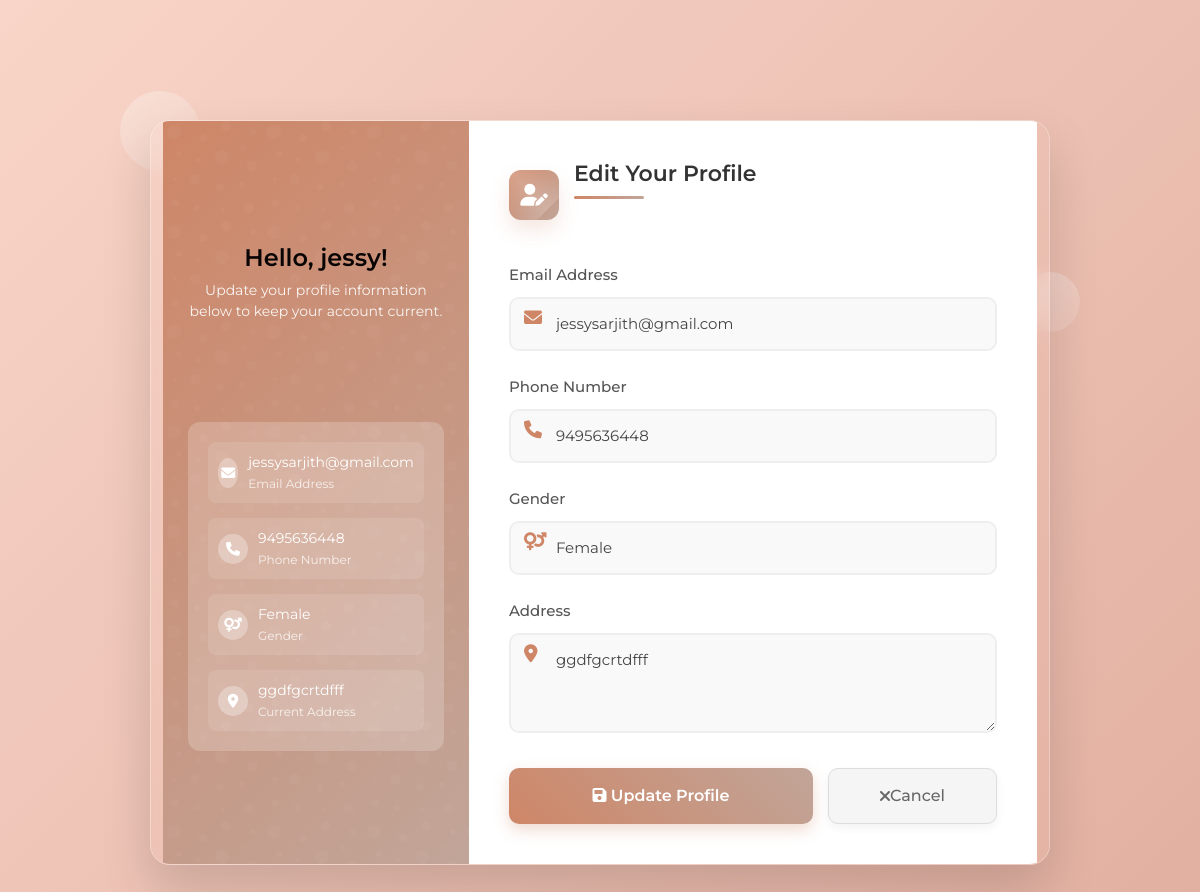
Page /update/ (signed in) on the committed database.
### app/models.py (models this page shows)
class User_details(models.Model):
    user_id=models.ForeignKey(User,on_delete=models.CASCADE)
    phone_number=models.CharField(max_length=10,unique=True)
    gender=models.CharField(max_length=100)
    address=models.TextField()

### app/views.py (the view, shortened to what this page needs)
# urls.py: path('update/',views.update_profile,name='update'),
@login_required(login_url='login')
def update_profile(request):
    if not request.user.is_authenticated:
        messages.error(request,"you must login to your profile")
        return redirect('login')
    user_details=User_details.objects.get(user_id=request.user)
    return render(request,'update_profile.html',{'user_details':user_details})

### templates/update_profile.html (shortened to what this page needs)
{% load static %}
<!DOCTYPE html>
<html lang="en">
<head>
    <link href="https://cdnjs.cloudflare.com/ajax/libs/bootstrap/5.3.2/css/bootstrap.min.css" rel="stylesheet">
    <link href="https://cdnjs.cloudflare.com/ajax/libs/font-awesome/6.0.0/css/all.min.css" rel="stylesheet">
</head>
<body>
    <div class="bg-shapes">
        <div class="shape shape-1"></div>
        <div class="shape shape-2"></div>
        <div class="shape shape-3"></div>
    </div>
    <div class="container">
        <div class="left-panel">
            <div class="panel-content">
                <div class="welcome-section">
                    <h3>Hello, {{ user.username }}!</h3>
                    <p>Update your profile information below to keep your account current.</p>
                </div>
                <div class="user-info">
                    <div class="user-info-item">
                        <i class="fas fa-envelope"></i>
                        <div class="info-text">
                            {{ user.email }}
                            <span>Email Address</span>
                        </div>
                    </div>
                    <div class="user-info-item">
                        <i class="fas fa-phone"></i>
                        <div class="info-text">
                            {{ user_details.phone_number }}
                            <span>Phone Number</span>
                        </div>
                    </div>
                    <div class="user-info-item">
                        <i class="fas fa-venus-mars"></i>
                        <div class="info-text">
                            {{ user_details.gender }}
                            <span>Gender</span>
                        </div>
                    </div>
                    <div class="user-info-item">
                        <i class="fas fa-map-marker-alt"></i>
                        <div class="info-text">
                            {{ user_details.address|truncatechars:15 }}
                            <span>Current Address</span>
                        </div>
                    </div>
                </div>
            </div>
        </div>
        <div class="right-panel">
            <div class="form-header">
                <div class="form-icon">
                    <i class="fas fa-user-edit"></i>
                </div>
                <h2 class="section-title">Edit Your Profile</h2>
            </div>
            <form method="POST">
                <div class="form-group">
                    <label for="email">Email Address</label>
                    <i class="fas fa-envelope input-icon"></i>
                    <input type="email" id="email" class="form-control" name="email" value="{{ user.email }}" required>
                </div>
                <div class="form-group">
                    <label for="phone_number">Phone Number</label>
                    <i class="fas fa-phone input-icon"></i>
                    <input type="text" id="phone_number" class="form-control" name="phone_number" value="{{ user_details.phone_number }}" required>
                </div>
                <div class="form-group">
                    <label for="gender">Gender</label>
                    <i class="fas fa-venus-mars input-icon"></i>
                    <select id="gender" class="form-control" name="gender">
                        <option value="Female" {% if user_details.gender == "Female" %}selected{% endif %}>Female</option>
                    </select>
                </div>
                <div class="form-group">
                    <label for="address">Address</label>
                    <i class="fas fa-map-marker-alt input-icon"></i>
                    <textarea id="address" class="form-control" name="address" required>{{ user_details.address }}</textarea>
                </div>
                <div class="button-group">
                    <button type="submit" class="submit-btn">
                        <i class="fas fa-save"></i> Update Profile
                    </button>
                    <a href="{% url 'profile' %}" class="cancel-btn">
                        <i class="fas fa-times"></i> Cancel
                    </a>
                </div>
            </form>
        </div>
    </div>
</body>
</html>

### rows in the picture
User_details: phone_number "9495636448", gender "Female", address "ggdfgcrtdfff"

### other values in the picture
{{ user.username }} "jessy"
{{ user.email }} "jessysarjith@gmail.com"
